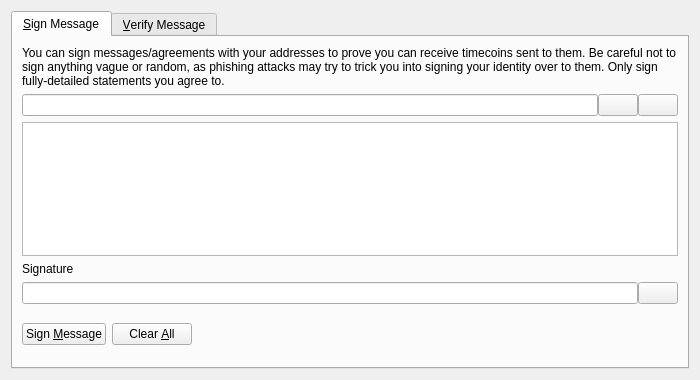
<?xml version="1.0" encoding="UTF-8"?>
<ui version="4.0">
 <class>SignVerifyMessageDialog</class>
 <widget class="QDialog" name="SignVerifyMessageDialog">
  <property name="geometry">
   <rect>
    <x>0</x>
    <y>0</y>
    <width>700</width>
    <height>380</height>
   </rect>
  </property>
  <property name="windowTitle">
   <string>Signatures - Sign / Verify a Message</string>
  </property>
  <property name="modal">
   <bool>true</bool>
  </property>
  <layout class="QVBoxLayout" name="verticalLayout">
   <item>
    <widget class="QTabWidget" name="tabWidget">
     <property name="currentIndex">
      <number>0</number>
     </property>
     <widget class="QWidget" name="tabSignMessage">
      <attribute name="title">
       <string>&amp;Sign Message</string>
      </attribute>
      <layout class="QVBoxLayout" name="verticalLayout_SM">
       <item>
        <widget class="QLabel" name="infoLabel_SM">
         <property name="text">
          <string>You can sign messages/agreements with your addresses to prove you can receive timecoins sent to them. Be careful not to sign anything vague or random, as phishing attacks may try to trick you into signing your identity over to them. Only sign fully-detailed statements you agree to.</string>
         </property>
         <property name="textFormat">
          <enum>Qt::PlainText</enum>
         </property>
         <property name="wordWrap">
          <bool>true</bool>
         </property>
        </widget>
       </item>
       <item>
        <layout class="QHBoxLayout" name="horizontalLayout_1_SM">
         <property name="spacing">
          <number>0</number>
         </property>
         <item>
          <widget class="QValidatedLineEdit" name="addressIn_SM">
           <property name="toolTip">
            <string>The timecoin address to sign the message with</string>
           </property>
          </widget>
         </item>
         <item>
          <widget class="QPushButton" name="addressBookButton_SM">
           <property name="toolTip">
            <string>Choose previously used address</string>
           </property>
           <property name="text">
            <string/>
           </property>
           <property name="icon">
            <iconset resource="../bitcoin.qrc">
             <normaloff>:/icons/address-book</normaloff>:/icons/address-book</iconset>
           </property>
           <property name="shortcut">
            <string>Alt+A</string>
           </property>
           <property name="autoDefault">
            <bool>false</bool>
           </property>
          </widget>
         </item>
         <item>
          <widget class="QPushButton" name="pasteButton_SM">
           <property name="toolTip">
            <string>Paste address from clipboard</string>
           </property>
           <property name="text">
            <string/>
           </property>
           <property name="icon">
            <iconset resource="../bitcoin.qrc">
             <normaloff>:/icons/editpaste</normaloff>:/icons/editpaste</iconset>
           </property>
           <property name="shortcut">
            <string>Alt+P</string>
           </property>
           <property name="autoDefault">
            <bool>false</bool>
           </property>
          </widget>
         </item>
        </layout>
       </item>
       <item>
        <widget class="QPlainTextEdit" name="messageIn_SM">
         <property name="toolTip">
          <string>Enter the message you want to sign here</string>
         </property>
        </widget>
       </item>
       <item>
        <widget class="QLabel" name="signatureLabel_SM">
         <property name="text">
          <string>Signature</string>
         </property>
         <property name="textFormat">
          <enum>Qt::PlainText</enum>
         </property>
        </widget>
       </item>
       <item>
        <layout class="QHBoxLayout" name="horizontalLayout_2_SM">
         <property name="spacing">
          <number>0</number>
         </property>
         <item>
          <widget class="QLineEdit" name="signatureOut_SM">
           <property name="font">
            <font>
             <italic>true</italic>
            </font>
           </property>
           <property name="readOnly">
            <bool>true</bool>
           </property>
          </widget>
         </item>
         <item>
          <widget class="QPushButton" name="copySignatureButton_SM">
           <property name="toolTip">
            <string>Copy the current signature to the system clipboard</string>
           </property>
           <property name="text">
            <string/>
           </property>
           <property name="icon">
            <iconset resource="../bitcoin.qrc">
             <normaloff>:/icons/editcopy</normaloff>:/icons/editcopy</iconset>
           </property>
           <property name="autoDefault">
            <bool>false</bool>
           </property>
          </widget>
         </item>
        </layout>
       </item>
       <item>
        <layout class="QHBoxLayout" name="horizontalLayout_3_SM">
         <item>
          <widget class="QPushButton" name="signMessageButton_SM">
           <property name="toolTip">
            <string>Sign the message to prove you own this timecoin address</string>
           </property>
           <property name="text">
            <string>Sign &amp;Message</string>
           </property>
           <property name="icon">
            <iconset resource="../bitcoin.qrc">
             <normaloff>:/icons/edit</normaloff>:/icons/edit</iconset>
           </property>
           <property name="autoDefault">
            <bool>false</bool>
           </property>
          </widget>
         </item>
         <item>
          <widget class="QPushButton" name="clearButton_SM">
           <property name="toolTip">
            <string>Reset all sign message fields</string>
           </property>
           <property name="text">
            <string>Clear &amp;All</string>
           </property>
           <property name="icon">
            <iconset resource="../bitcoin.qrc">
             <normaloff>:/icons/remove</normaloff>:/icons/remove</iconset>
           </property>
           <property name="autoDefault">
            <bool>false</bool>
           </property>
          </widget>
         </item>
         <item>
          <spacer name="horizontalSpacer_1_SM">
           <property name="orientation">
            <enum>Qt::Horizontal</enum>
           </property>
           <property name="sizeHint" stdset="0">
            <size>
             <width>40</width>
             <height>48</height>
            </size>
           </property>
          </spacer>
         </item>
         <item>
          <widget class="QLabel" name="statusLabel_SM">
           <property name="font">
            <font>
             <weight>75</weight>
             <bold>true</bold>
            </font>
           </property>
           <property name="text">
            <string/>
           </property>
           <property name="wordWrap">
            <bool>true</bool>
           </property>
          </widget>
         </item>
         <item>
          <spacer name="horizontalSpacer_2_SM">
           <property name="orientation">
            <enum>Qt::Horizontal</enum>
           </property>
           <property name="sizeHint" stdset="0">
            <size>
             <width>40</width>
             <height>48</height>
            </size>
           </property>
          </spacer>
         </item>
        </layout>
       </item>
      </layout>
     </widget>
     <widget class="QWidget" name="tabVerifyMessage">
      <attribute name="title">
       <string>&amp;Verify Message</string>
      </attribute>
      <layout class="QVBoxLayout" name="verticalLayout_VM">
       <item>
        <widget class="QLabel" name="infoLabel_VM">
         <property name="text">
          <string>Enter the receiver's address, message (ensure you copy line breaks, spaces, tabs, etc. exactly) and signature below to verify the message. Be careful not to read more into the signature than what is in the signed message itself, to avoid being tricked by a man-in-the-middle attack. Note that this only proves the signing party receives with the address, it cannot prove sendership of any transaction!</string>
         </property>
         <property name="textFormat">
          <enum>Qt::PlainText</enum>
         </property>
         <property name="alignment">
          <set>Qt::AlignLeading|Qt::AlignLeft|Qt::AlignTop</set>
         </property>
         <property name="wordWrap">
          <bool>true</bool>
         </property>
        </widget>
       </item>
       <item>
        <layout class="QHBoxLayout" name="horizontalLayout_1_VM">
         <property name="spacing">
          <number>0</number>
         </property>
         <item>
          <widget class="QValidatedLineEdit" name="addressIn_VM">
           <property name="toolTip">
            <string>The timecoin address the message was signed with</string>
           </property>
          </widget>
         </item>
         <item>
          <widget class="QPushButton" name="addressBookButton_VM">
           <property name="toolTip">
            <string>Choose previously used address</string>
           </property>
           <property name="text">
            <string/>
           </property>
           <property name="icon">
            <iconset resource="../bitcoin.qrc">
             <normaloff>:/icons/address-book</normaloff>:/icons/address-book</iconset>
           </property>
           <property name="shortcut">
            <string>Alt+A</string>
           </property>
           <property name="autoDefault">
            <bool>false</bool>
           </property>
          </widget>
         </item>
        </layout>
       </item>
       <item>
        <widget class="QPlainTextEdit" name="messageIn_VM"/>
       </item>
       <item>
        <widget class="QValidatedLineEdit" name="signatureIn_VM"/>
       </item>
       <item>
        <layout class="QHBoxLayout" name="horizontalLayout_2_VM">
         <item>
          <widget class="QPushButton" name="verifyMessageButton_VM">
           <property name="toolTip">
            <string>Verify the message to ensure it was signed with the specified timecoin address</string>
           </property>
           <property name="text">
            <string>Verify &amp;Message</string>
           </property>
           <property name="icon">
            <iconset resource="../bitcoin.qrc">
             <normaloff>:/icons/transaction_0</normaloff>:/icons/transaction_0</iconset>
           </property>
           <property name="autoDefault">
            <bool>false</bool>
           </property>
          </widget>
         </item>
         <item>
          <widget class="QPushButton" name="clearButton_VM">
           <property name="toolTip">
            <string>Reset all verify message fields</string>
           </property>
           <property name="text">
            <string>Clear &amp;All</string>
           </property>
           <property name="icon">
            <iconset resource="../bitcoin.qrc">
             <normaloff>:/icons/remove</normaloff>:/icons/remove</iconset>
           </property>
           <property name="autoDefault">
            <bool>false</bool>
           </property>
          </widget>
         </item>
         <item>
          <spacer name="horizontalSpacer_1_VM">
           <property name="orientation">
            <enum>Qt::Horizontal</enum>
           </property>
           <property name="sizeHint" stdset="0">
            <size>
             <width>40</width>
             <height>48</height>
            </size>
           </property>
          </spacer>
         </item>
         <item>
          <widget class="QLabel" name="statusLabel_VM">
           <property name="font">
            <font>
             <weight>75</weight>
             <bold>true</bold>
            </font>
           </property>
           <property name="text">
            <string/>
           </property>
           <property name="wordWrap">
            <bool>true</bool>
           </property>
          </widget>
         </item>
         <item>
          <spacer name="horizontalSpacer_2_VM">
           <property name="orientation">
            <enum>Qt::Horizontal</enum>
           </property>
           <property name="sizeHint" stdset="0">
            <size>
             <width>40</width>
             <height>48</height>
            </size>
           </property>
          </spacer>
         </item>
        </layout>
       </item>
      </layout>
     </widget>
    </widget>
   </item>
  </layout>
 </widget>
 <customwidgets>
  <customwidget>
   <class>QValidatedLineEdit</class>
   <extends>QLineEdit</extends>
   <header>qt/qvalidatedlineedit.h</header>
  </customwidget>
 </customwidgets>
 <resources>
  <include location="../bitcoin.qrc"/>
 </resources>
 <connections/>
</ui>
